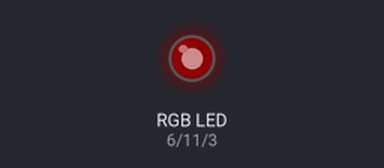
Bench run of a sketch on a simulated Arduino Uno, built with avr-gcc and run on an emulated ATmega328P. Parts: an RGB LED mixed from three pins (HIGH = lit). Dim RGB values are drawn brighter than linear.

Above: at 0.15 s.
At 4.38 s:
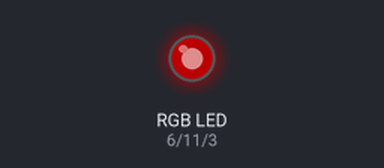
At 9.49 s:
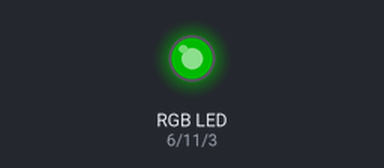
At 18.8 s:
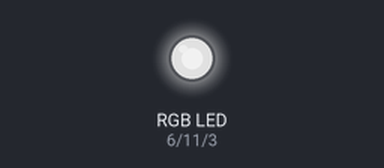
At 29.32 s:
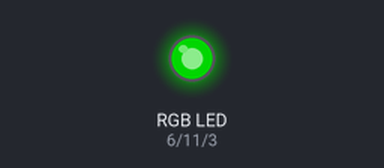
At 39.84 s:
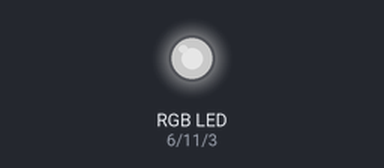
Timing chart, 0 to 40.0 s (numbered marks = the images above):
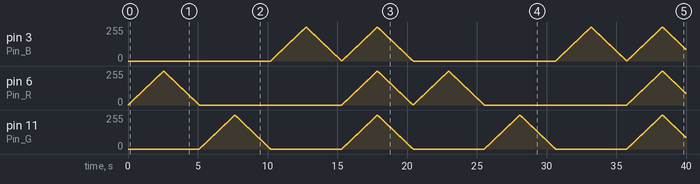

The sketch:

V1_1-Fach_Test.ino
```cpp
//---------------------Defines------------------------

#define Pin_R 6
#define Pin_G 11
#define Pin_B 3

#define PWM_R 30
#define PWM_G 100
#define PWM_B 100

#define Speed 10

int PWM = 0;

void setup() {
pinMode (Pin_G, OUTPUT);
pinMode (Pin_R, OUTPUT);
pinMode (3, OUTPUT);
}

void loop() {
PWM=0;
analogWrite(Pin_R,0);
analogWrite(Pin_G,0);
analogWrite(Pin_B,0);
for(int a=0; a<255; a++)
{
analogWrite(Pin_R,PWM);

PWM++;
delay (Speed);
}
for(int a=0; a<255; a++)
{
analogWrite(Pin_R,PWM);

PWM--;
delay (Speed);
}
analogWrite(Pin_R,0);
analogWrite(Pin_G,0);
analogWrite(Pin_B,0);
for(int a=0; a<255; a++)
{

analogWrite(Pin_G,PWM);

PWM++;
delay (Speed);
}
for(int a=0; a<255; a++)
{

analogWrite(Pin_G,PWM);

PWM--;
delay (Speed);
}
analogWrite(Pin_R,0);
analogWrite(Pin_G,0);
analogWrite(Pin_B,0);
for(int a=0; a<255; a++)
{
analogWrite(Pin_B,PWM);
PWM++;
delay (Speed);
}
for(int a=0; a<255; a++)
{

analogWrite(Pin_B,PWM);
PWM--;
delay (Speed);
}
analogWrite(Pin_R,0);
analogWrite(Pin_G,0);
analogWrite(Pin_B,0);
for(int a=0; a<255; a++)
{
analogWrite(Pin_R,PWM);
analogWrite(Pin_G,PWM);
analogWrite(Pin_B,PWM);
PWM++;
delay (Speed);
}
for(int a=0; a<255; a++)
{
analogWrite(Pin_R,PWM);
analogWrite(Pin_G,PWM);
analogWrite(Pin_B,PWM);
PWM--;
delay (Speed);
}
}
```
